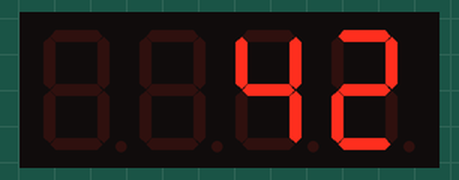
A program run on a simulated Raspberry Pi (BCM pin numbers). On the bench: 4-digit seven-segment display. At 6.5 s the program stops and its outputs stay as they are.

Above: at 0.1 s.
At 1.1 s:
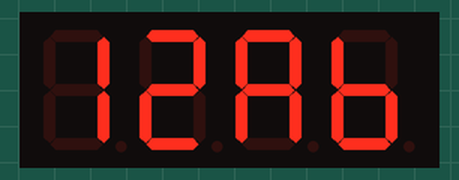
At 2.1 s:
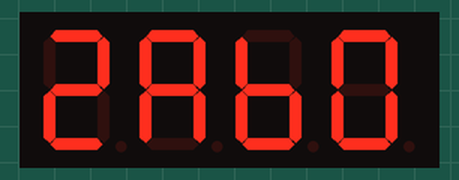
At 3.1 s:
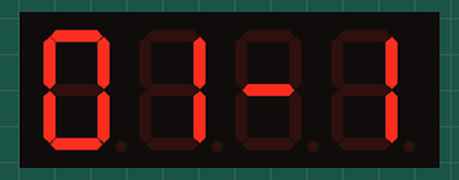
At 5.1 s:
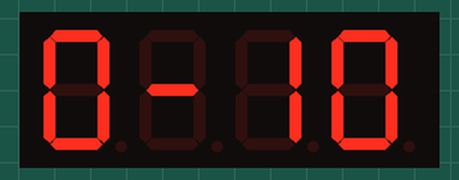
At 6.6 s:
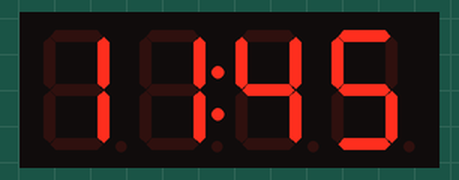

Measured:
- what the display in image 1 shows lasts 1.0 s, from 1.0 s to 2.0 s
- what the display in image 2 shows lasts 0.5 s, from 2.0 s to 2.5 s
- what the display in image 4 shows lasts 1.5 s, from 5.0 s to 6.5 s

The program:

seven.py
```python
# Originally by Mikey Sklar for Adafruit Industries
# Modified slightly to make simple examples

import time
import board
import busio
from adafruit_ht16k33 import segments

#### SETUP ######

# Create the I2C interface.
i2c = busio.I2C(board.SCL, board.SDA)

# Create the LED segment class.
# This creates a 7 segment 4 character display:
display = segments.Seg7x4(i2c)

# Clear the display.
display.fill(0)

##### END SETUP ####

### Below here are various ways to write out to the display ###

# Can just print a number
display.print(42)
time.sleep(1)

# Set the first character to '1':
display[0] = '1'
# Set the second character to '2':
display[1] = '2'
# Set the third character to 'A':
display[2] = 'A'
# Set the forth character to 'B':
display[3] = 'B'
time.sleep(1)

numbers = [0.0, 1.0, -1.0, 0.55, -0.55, 10.23, -10.2]

# print negative and positive floating point numbers
for i in numbers:
    display.print(i)
    time.sleep(0.5)

time.sleep(1)
# print just a value and add the colon:
display.print(1145)
display.print(":")
```
